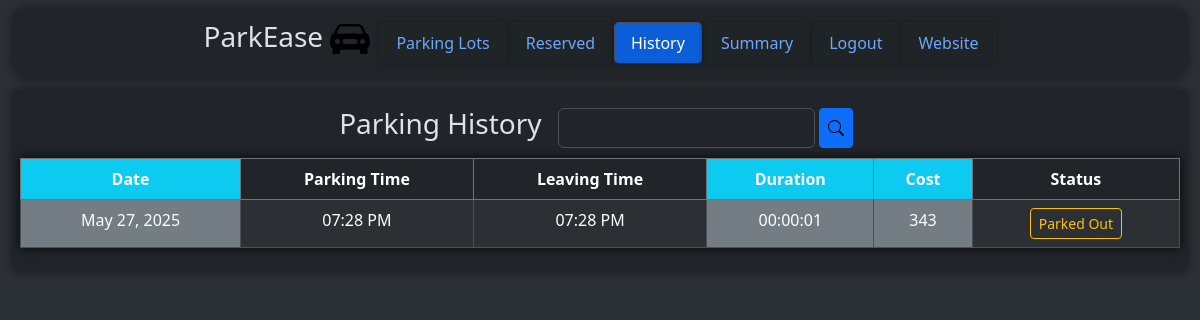
The app's page /user/dashboard/history (signed in), older data.
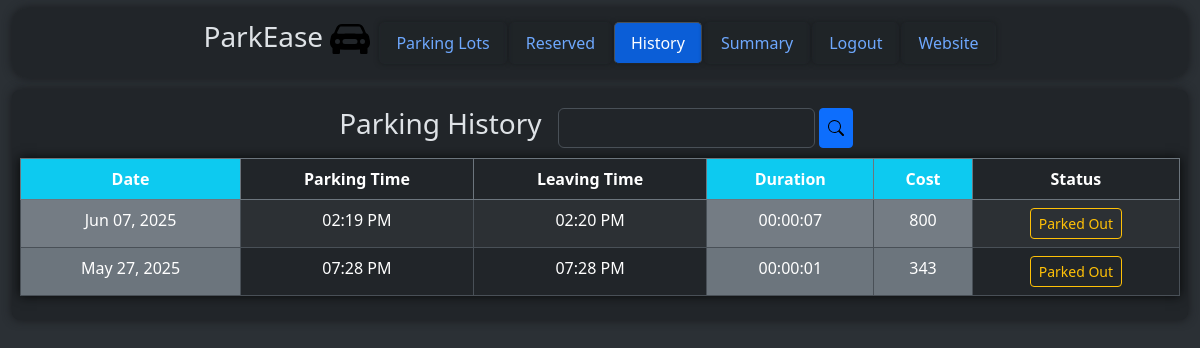
The same page, newer data.
### models/parkingInfo.py (models this page shows, shortened)
class ReservedParkingSpot(db.Model) :
    __tablename__ = "reservedparkingspot"
    id = db.Column(db.Integer, primary_key = True, autoincrement = True)
    parkingSpotId = db.Column(db.Integer, db.ForeignKey("parkingspot.id"))
    userId = db.Column(db.Integer, db.ForeignKey("user.id"))
    parkingTimestamp = db.Column(db.DateTime)
    leavingTimestamp = db.Column(db.DateTime)
    totalCost = db.Column(db.Integer)
    vehicleNumber = db.Column(db.String)

### controllers/userDashboard.py (the view)
@userbp.route("/dashboard/history", methods = ["GET"])
def history() :
    return render_template("user/reservedSpotHistory.html", reservedParkingSpots = viewAllReservedParkingSpots())

### controllers/userDashboard.py (called while the page is built)
@userbp.before_request
def restrict() :
    if session.get("type") != "user" :
        return redirect(url_for("general.signIn"))

def viewAllReservedParkingSpots() :
    return db.session.execute(db.select(ReservedParkingSpot).filter_by(userId = session["id"]).order_by(nulls_first(desc(ReservedParkingSpot.parkingTimestamp)))).scalars().all()

### models/userInfo.py (called while the page is built)
    def __str__(self) :
        return "{} {} {} {} {} {} {}".format(self.id, self.streetName.lower(), self.locality.lower(), self.subLocality.lower(), self.city.lower(), self.state.lower(), self.pinCode)

### templates/user/reservedSpotHistory.html (shortened to what this page needs)
<!DOCTYPE html>
<html class = "h-100" data-bs-theme = "dark">
    <head>
        <link rel = "stylesheet" href = "/static/bootstrap/css/bootstrap.min.css"/>
        <link rel = "stylesheet" href = "/static/css/style.css"/>
    </head>
    <body class = "h-100">
        <div class = "container-fluid bg-body-tertiary min-vh-100">
            <div class = "container-fluid d-flex justify-content-center bg-body">
                <div class = "container-fluid mt-2 rounded-4 container-fluid d-flex align-items-center justify-content-center overflow-auto position-fixed" style = "height: 70px; width: 98%; background-color: rgba(33, 37, 41, 0.9); z-index: 1000; box-shadow: 0 0 10px rgb(24, 26, 29); backdrop-filter: blur(3px);">
                    <a href = "/" class = "text-decoration-none text-reset me-2">
                        <h3>
                            ParkEase
                            <img src = "/static\images\car-front-fill.svg" alt = "Logo" style = "width: 40px;"/>
                        </h3>
                    </a>
                    <ul class = "nav nav-tabs">
                        <li class = "nav-item">
                            <a class = "nav-link" href = "/user/dashboard">
                                Parking Lots
                            </a>
                        </li>
                        <li class = "nav-item">
                            <a class = "nav-link", href = "/user/dashboard/reserved">
                                Reserved
                            </a>
                        </li>
                        <li class = "nav-item">
                            <a class = "nav-link active", href = "/user/dashboard/history">
                                History
                            </a>
                        </li>
                        <li class = "nav-item">
                            <a class = "nav-link" href = "/user/dashboard/summary">
                                Summary
                            </a>
                        </li>
                        <li class = "nav-item">
                            <a class = "nav-link" href = "/signIn">
                                Logout
                            </a>
                        </li>
                        <li class = "nav-item">
                            <a class = "nav-link" href = "/">
                                Website
                            </a>
                        </li>
                    </ul>
                </div>
            </div>
            <div class = "rounded-3 container-fluid bg-body p-2 overflow-auto" style = "height: 80%; width: 100%; margin-top: 90px; box-shadow: 0 0 10px rgb(24, 26, 29);">
                <div class = "d-flex justify-content-center align-items-center gap-2" style = "height: 60px;">
                    <h3>
                        Parking History
                    </h3>
                    <p>
                        <form method = "POST" action = "/user/dashboard/searchResults" class = "d-flex">
                            <input type = "text" name = "searchValue" class = "form-control" style = "height: 40px;"/> &nbsp;
                            <button type = "submit" name = "action" value = "search" class = "btn btn-primary btn-sm d-flex justify-content-center align-items-center" style = "height: 40px;">
                                <img src = "\static\images\search.svg" alt = "Search"/>
                            </button>
                        </form>
                    </p>
                </div>
                <div>
                    <form action = "/user/dashboard/searchResults" method = "POST">
                    <table class = "table table-striped table-bordered table-hover text-center" style = "box-shadow: 0 0 10px rgb(7, 8, 8)">
                        <thead class = "border-secondary">
                            <tr>
                                <th class = "bg-info">
                                    Date
                                </th>
                                <th>
                                    Parking Time
                                </th>
                                <th>
                                    Leaving Time
                                </th>
                                <th class = "bg-info">
                                    Duration
                                </th>
                                <th class = "bg-info">
                                    Cost
                                </th>
                                <th>
                                    Status
                                </th>
                            </tr>
                        </thead>
                        <tbody>
                            {% for reservedParkingSpot in reservedParkingSpots %}
                                <tr>
                                    {% if reservedParkingSpot.parkingTimestamp is none %}
                                        {% set a = 1 %}
                                        <td class = "bg-secondary">
                                            -
                                        </td>
                                        <td>
                                            -
                                        </td>
                                    {% else %}
                                        <td class = "bg-secondary">
                                            {{ reservedParkingSpot.parkingTimestamp.strftime("%b %d, %Y") }}
                                        </td>
                                        <td>
                                            {{ reservedParkingSpot.parkingTimestamp.strftime("%I:%M %p") }}
                                        </td>
                                    {% endif %}
                                    {% if reservedParkingSpot.leavingTimestamp is none %}
                                        {% set b = 1 %}
                                        <td>
                                            -
                                        </td>
                                        <td class = "bg-secondary">
                                            -
                                        </td>
                                        <td class = "bg-secondary">
                                            -
                                        </td>
                                    {% else %}
                                        <td>
                                            {{ reservedParkingSpot.leavingTimestamp.strftime("%I:%M %p") }}
                                        </td>
                                        <td class = "bg-secondary">
                                            {% set dur = (reservedParkingSpot.leavingTimestamp - reservedParkingSpot.parkingTimestamp).total_seconds() | int %}
                                            {{ "%02d" | format(dur // 3600) }}:{{ "%02d" | format((dur % 3600) // 60) }}:{{ "%02d" | format(dur % 60) }}
                                        </td>
                                        <td class = "bg-secondary">
                                            {{ reservedParkingSpot.totalCost }}
                                        </td>
                                    {% endif %}
                                    {% if a == 1 %}
                                        <td>
                                            <a class = "btn btn-outline-danger btn-sm" href = "/user/dashboard/reserved">
                                                Reserved
                                            </a>
                                        </td>
                                    {% elif b == 1 %}
                                        <td>
                                            <a class = "btn btn-outline-success btn-sm" href = "/user/dashboard/reserved">
                                                Occupied
                                            </a>
                                        </td>
                                    {% else %}
                                        <td>
                                            <button type = "submit" class = "btn btn-outline-warning btn-sm" name = "searchValue" value = "{{reservedParkingSpot.parkingSpot.parkingLot.address}}">
                                                Parked Out
                                            </button>
                                        </td>
                                    {% endif %}
                                </tr>
                            {% endfor %}
                        </tbody>
                    </table>
                    </form>
                </div>
            </div>
        </div>
    </body>
</html>

### static/css/style.css (style rules this page uses)
.nav-tabs { border: none; }
.nav-tabs .nav-link { border-radius: 5px; margin: 1px; box-shadow: 0 0 5px rgb(25, 28, 31); backdrop-filter: blur(1px); }
.nav-tabs .nav-link.active { background-color: rgb(11, 94, 215); }

Row changes from the older to the newer data that the page shows:
added ReservedParkingSpot: parkingTimestamp "Jun 07, 2025", parkingTimestamp "02:19 PM", leavingTimestamp "02:20 PM", dur "00", value "00", dur "07", totalCost "800"
